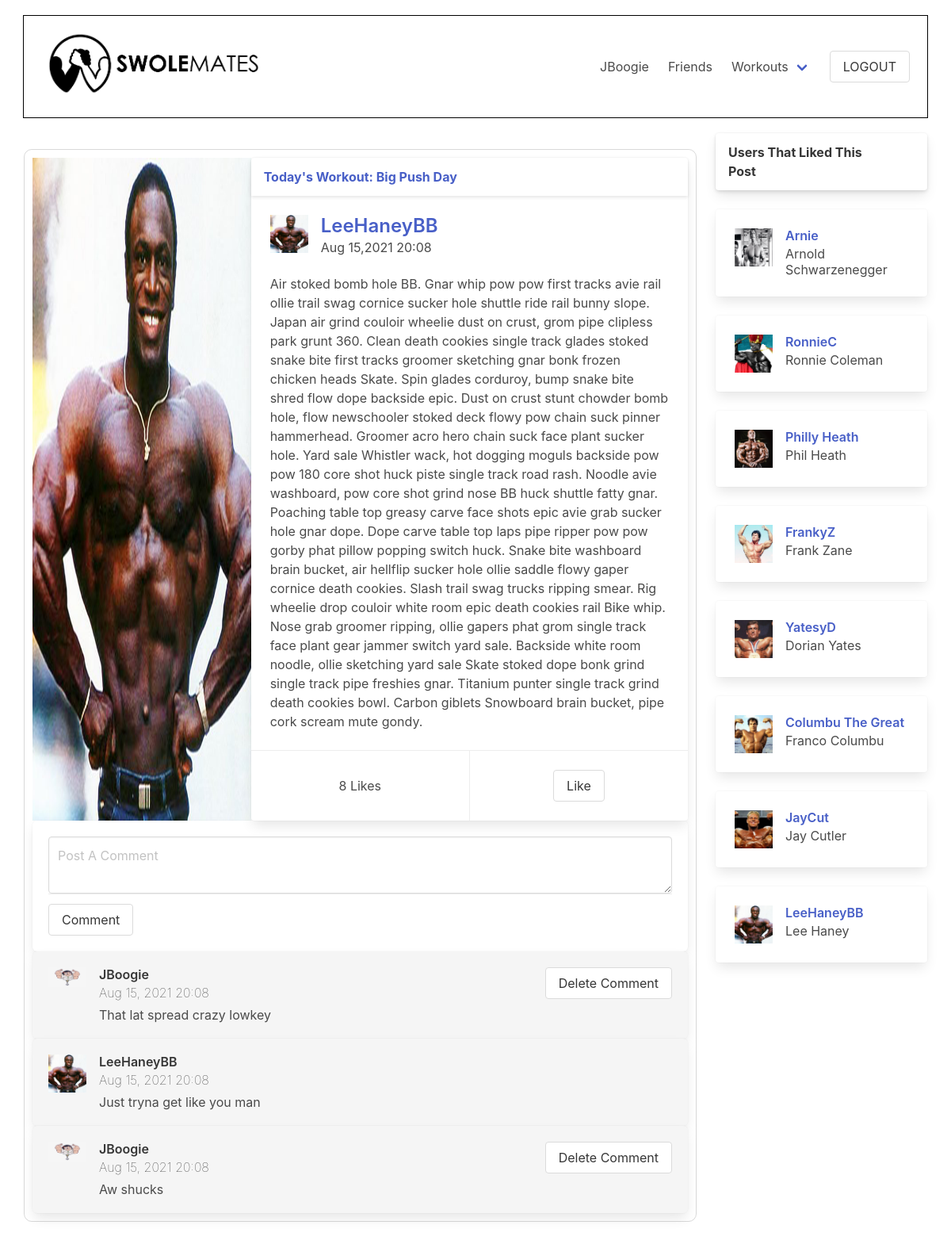
Before: /swolemates/post/63 (signed in) with the older database file.
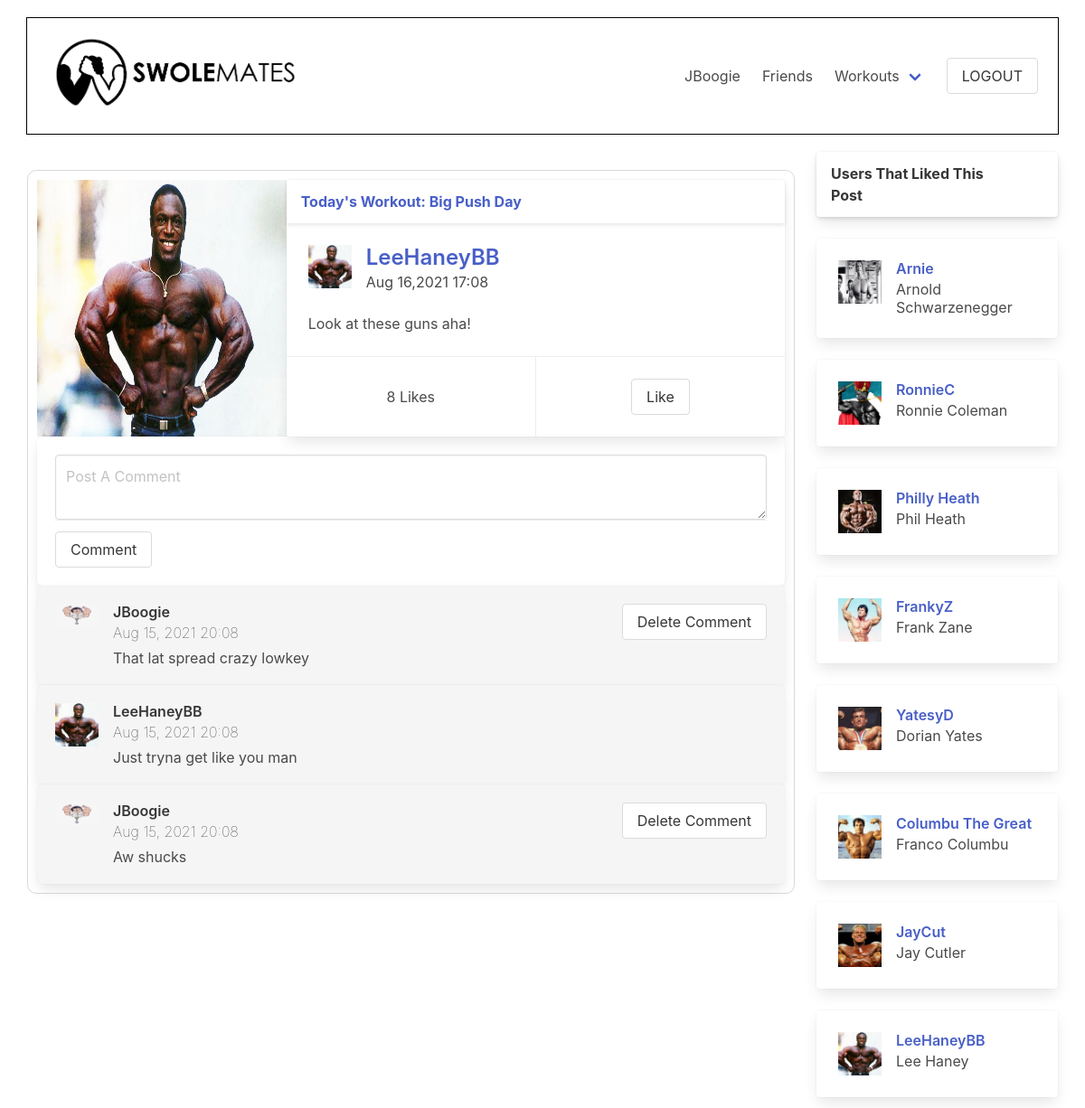
After: the same page with the newer database file.
### swolemates_app/models.py (models this page shows, shortened)
class Post(models.Model):
    content = models.TextField()
    image = models.ImageField(null=True, blank=True, upload_to = "images/")
    posted_by = models.ForeignKey(User, related_name="posts", on_delete=models.CASCADE)
    liked_by = models.ManyToManyField(User, related_name="liked_posts", blank=True)
    workout = models.ForeignKey(Workout, null=True, blank=True, related_name="posts", on_delete=models.SET_NULL)
    objects = PostCommentManager()
    created_at = models.DateTimeField(auto_now_add=True)
    updated_at = models.DateTimeField(auto_now=True)

class Workout(models.Model):
    name = models.CharField(max_length=50)
    created_by = models.ForeignKey(User, related_name="workouts", on_delete=models.CASCADE)
    liked_by = models.ManyToManyField(User, related_name="liked_workouts", blank=True)
    objects = WorkoutManager()
    created_at = models.DateTimeField(auto_now_add=True)
    updated_at = models.DateTimeField(auto_now=True)

class User(models.Model):
    first_name = models.CharField(max_length = 50)
    last_name = models.CharField(max_length = 50)
    username = models.CharField(max_length=45, unique=True)
    email = models.EmailField(unique=True)
    password = models.CharField(max_length = 60)
    profile_photo = models.ImageField(default='default.png', upload_to = "images/")
    bio = models.TextField(blank=True, null=True)
    fav_exercises = models.TextField(blank=True, null=True)
    objects = UserManager()
    friends = models.ManyToManyField('self', blank=True)
    created_at = models.DateTimeField(auto_now_add=True)
    updated_at = models.DateTimeField(auto_now=True)
    def __str__(self):
        return self.username

### swolemates_app/views.py (the view)
# urls.py: path('swolemates/post/<int:post_id>', views.view_post),
def view_post(request,post_id):
    post = Post.objects.get(id=post_id)
    context = {
        "user": User.objects.get(id=request.session["user_id"]),
        "profile": post.posted_by,
        "post": post,
    }
    return render(request, "post_view.html", context)

### swolemates_app/templates/post_view.html (shortened to what the changed rows need)
<!DOCTYPE html>
<html lang="en">
<head>
    <link rel="stylesheet" href="https://cdn.jsdelivr.net/npm/bulma@0.9.3/css/bulma.min.css">
    {% load static %}
    <link rel="stylesheet" href="{% static 'css/home_page.css' %}">
</head>
<body>
    <div id="wrapper">
    <div class="tile is-ancestor is-align-items-flex-start">
        <div class="tile is-parent is-vertical is-9">
            <div class="tile is-child is-vertical">
                <div class="post">
                    <div class="tile is-12">
                            {% if post.image %}
                                <div class="tile is-4">
                                    <img src="/media/{{post.image}}" alt="{{post.posted_by}} image">
                                </div>
                            {% endif %}
                            <div class="tile" id="test">
                                <div class="card">
                                    {% if post.workout %}
                                    <header class="card-header">
                                        <p class="card-header-title">
                                            <a href="/swolemates/workout/{{post.workout.id}}">Today's Workout: {{post.workout.name}}</a>
                                        </p>
                                    </header>
                                    {% endif %}
                                    <div class="card-content">
                                        <div class="media">
                                            <div class="media-left">
                                                <figure class="image is-48x48">
                                                <img src="/media/{{post.posted_by.profile_photo}}" alt="profile photo">
                                                </figure>
                                            </div>
                                            <div class="media-content">
                                                <p class="title is-4"><a href="/swolemates/user/{{post.posted_by.username}}">{{post.posted_by}}</a></p>
                                                <p class="subtitle is-6">{{post.updated_at|date:"M d,Y H:m "}} {% if post.posted_by == user %}|  <a href="/swolemates/post/{{post.id}}/edit">Edit Post</a> {% endif %}</p>
                                            </div>
                                        </div>
                                        <div class="content">
                                            <p>{{post.content}}</p>
                                        </div>
                                    </div>
                                    <footer class="card-footer">
                                        <p class="card-footer-item">{{post.liked_by.all|length}} Likes</p>
                                        {% if user in post.liked_by.all %}
                                            <div class="card-footer-item">
                                                <form action="/swolemates/post/{{post.id}}/remove_like" method="POST" >
                                                    {% csrf_token %}
                                                    <input type="submit" value="Unlike" class="button">
                                                </form>
                                            </div>
                                        {% else %}
                                            <div class="card-footer-item">
                                                <form action="/swolemates/post/{{post.id}}/add_like" method="POST" class="card-footer-item">
                                                </form>
                                            </div>
                                        {% endif %}
                                    </footer>
                                </div>
                            </div>
                    </div>
                </div>
            </div>
        </div>
        </div>
    </div>
</body>
</html>

Changed rows visible on the page:
changed Post "LeeHaneyBB": image: a different picture; updated_at "Aug 15,2021 20:08" → "Aug 16,2021 17:08"; content "Air stoked bomb hole BB. Gnar whip pow pow first tracks avie rail ollie trail swag cornice sucker hole shuttle ride rail bunny slope. Japan air grind couloir wheelie dust on crust, grom pipe clipless park grunt 360. Clean death cookies single track glades stoked snake bite first tracks groomer sketching gnar bonk frozen chicken heads Skate. Spin glades corduroy, bump snake bite shred flow dope backside epic. Dust on crust stunt chowder bomb hole, flow newschooler stoked deck flowy pow chain suck pinner hammerhead. Groomer acro hero chain suck face plant sucker hole. Yard sale Whistler wack, hot dogging moguls backside pow pow 180 core shot huck piste single track road rash. Noodle avie…" → "Look at these guns aha!"
